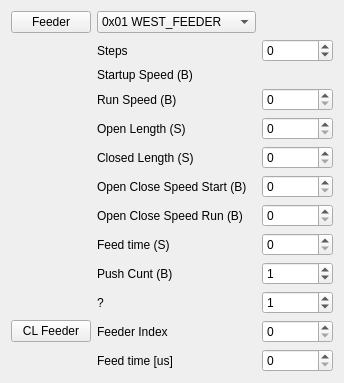
     <widget class="QWidget" name="tabFeeders">
      <attribute name="title">
       <string>Feeders</string>
      </attribute>
      <layout class="QGridLayout" name="gridLayout_4">
       <item row="4" column="1">
        <widget class="QLabel" name="label_18">
         <property name="text">
          <string>Open Length (S)</string>
         </property>
        </widget>
       </item>
       <item row="0" column="1">
        <widget class="QComboBox" name="feedersCBX">
         <item>
          <property name="text">
           <string>0x01 WEST_FEEDER</string>
          </property>
         </item>
         <item>
          <property name="text">
           <string>0x02 NORTH_FEEDER</string>
          </property>
         </item>
         <item>
          <property name="text">
           <string>0x03 EAST_FEEDER</string>
          </property>
         </item>
        </widget>
       </item>
       <item row="4" column="2">
        <widget class="QSpinBox" name="fOl">
         <property name="maximum">
          <number>65535</number>
         </property>
        </widget>
       </item>
       <item row="0" column="0">
        <widget class="QPushButton" name="feederButton">
         <property name="text">
          <string>Feeder</string>
         </property>
        </widget>
       </item>
       <item row="3" column="2">
        <widget class="QSpinBox" name="fRs">
         <property name="maximum">
          <number>255</number>
         </property>
        </widget>
       </item>
       <item row="10" column="2">
        <widget class="QSpinBox" name="flast">
         <property name="maximum">
          <number>255</number>
         </property>
         <property name="value">
          <number>1</number>
         </property>
        </widget>
       </item>
       <item row="8" column="1">
        <widget class="QLabel" name="label_22">
         <property name="text">
          <string>Feed time (S)</string>
         </property>
        </widget>
       </item>
       <item row="12" column="1">
        <widget class="QLabel" name="label_26">
         <property name="text">
          <string>Feed time [us]</string>
         </property>
        </widget>
       </item>
       <item row="1" column="1">
        <widget class="QLabel" name="label_15">
         <property name="text">
          <string>Steps</string>
         </property>
        </widget>
       </item>
       <item row="8" column="2">
        <widget class="QSpinBox" name="fFt">
         <property name="maximum">
          <number>65535</number>
         </property>
        </widget>
       </item>
       <item row="7" column="2">
        <widget class="QSpinBox" name="ocRs">
         <property name="maximum">
          <number>255</number>
         </property>
        </widget>
       </item>
       <item row="7" column="1">
        <widget class="QLabel" name="label_21">
         <property name="text">
          <string>Open Close Speed Run (B)</string>
         </property>
        </widget>
       </item>
       <item row="5" column="2">
        <widget class="QSpinBox" name="fCl">
         <property name="maximum">
          <number>65535</number>
         </property>
        </widget>
       </item>
       <item row="2" column="1">
        <widget class="QLabel" name="label_16">
         <property name="text">
          <string>Startup Speed (B)</string>
         </property>
        </widget>
       </item>
       <item row="6" column="1">
        <widget class="QLabel" name="label_20">
         <property name="text">
          <string>Open Close Speed Start (B)</string>
         </property>
        </widget>
       </item>
       <item row="6" column="2">
        <widget class="QSpinBox" name="ocSs">
         <property name="maximum">
          <number>255</number>
         </property>
        </widget>
       </item>
       <item row="11" column="2">
        <widget class="QSpinBox" name="fCli">
         <property name="maximum">
          <number>255</number>
         </property>
        </widget>
       </item>
       <item row="12" column="2">
        <widget class="QSpinBox" name="fClt">
         <property name="maximum">
          <number>65535</number>
         </property>
        </widget>
       </item>
       <item row="1" column="2">
        <widget class="QSpinBox" name="fSteps">
         <property name="minimum">
          <number>-1000000</number>
         </property>
         <property name="maximum">
          <number>1000000</number>
         </property>
        </widget>
       </item>
       <item row="11" column="1">
        <widget class="QLabel" name="label_25">
         <property name="text">
          <string>Feeder Index</string>
         </property>
        </widget>
       </item>
       <item row="9" column="1">
        <widget class="QLabel" name="label_23">
         <property name="text">
          <string>Push Cunt (B)</string>
         </property>
        </widget>
       </item>
       <item row="11" column="0">
        <widget class="QPushButton" name="yamahaFeederButton">
         <property name="text">
          <string>CL Feeder</string>
         </property>
        </widget>
       </item>
       <item row="5" column="1">
        <widget class="QLabel" name="label_19">
         <property name="text">
          <string>Closed Length (S)</string>
         </property>
        </widget>
       </item>
       <item row="3" column="1">
        <widget class="QLabel" name="label_17">
         <property name="text">
          <string>Run Speed (B)</string>
         </property>
        </widget>
       </item>
       <item row="10" column="1">
        <widget class="QLabel" name="label_24">
         <property name="text">
          <string>?</string>
         </property>
        </widget>
       </item>
       <item row="9" column="2">
        <widget class="QSpinBox" name="fPc">
         <property name="maximum">
          <number>255</number>
         </property>
         <property name="value">
          <number>1</number>
         </property>
        </widget>
       </item>
      </layout>
     </widget>
